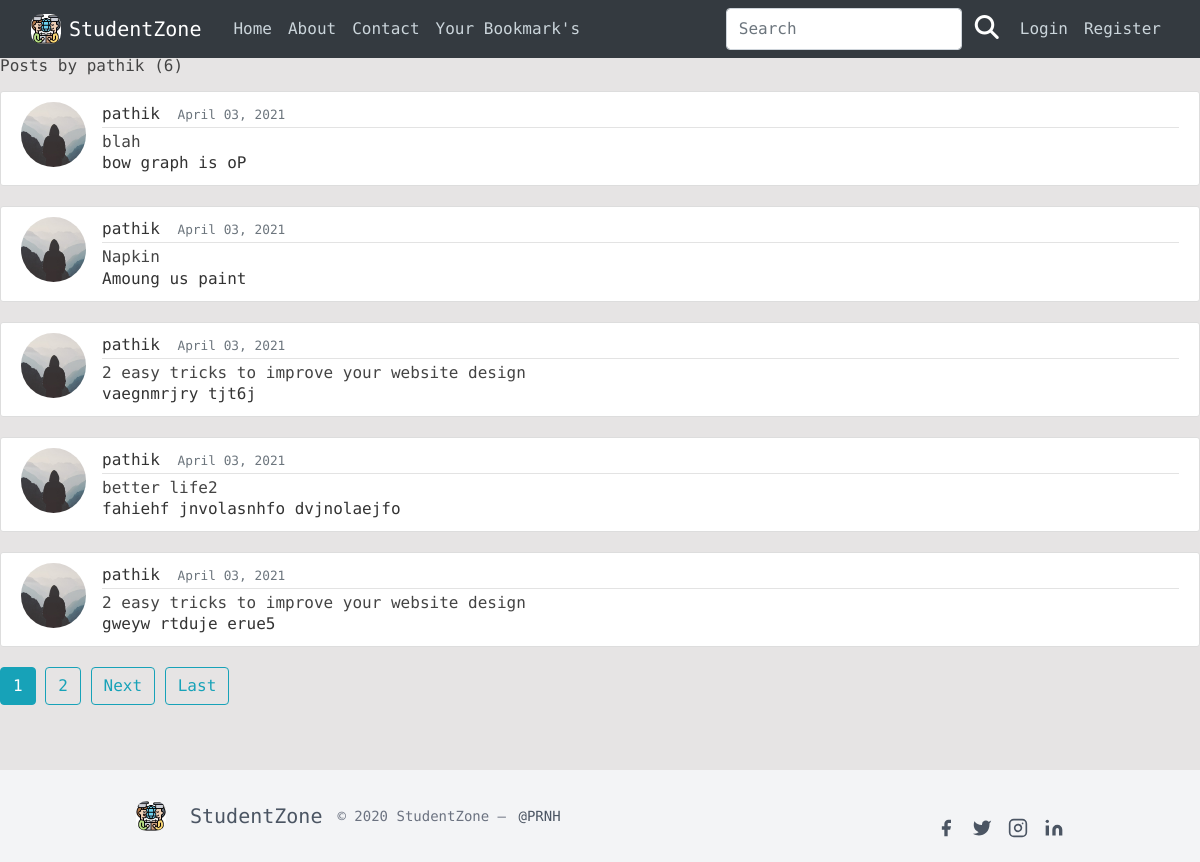
Page /user/pathik on the earlier database version.
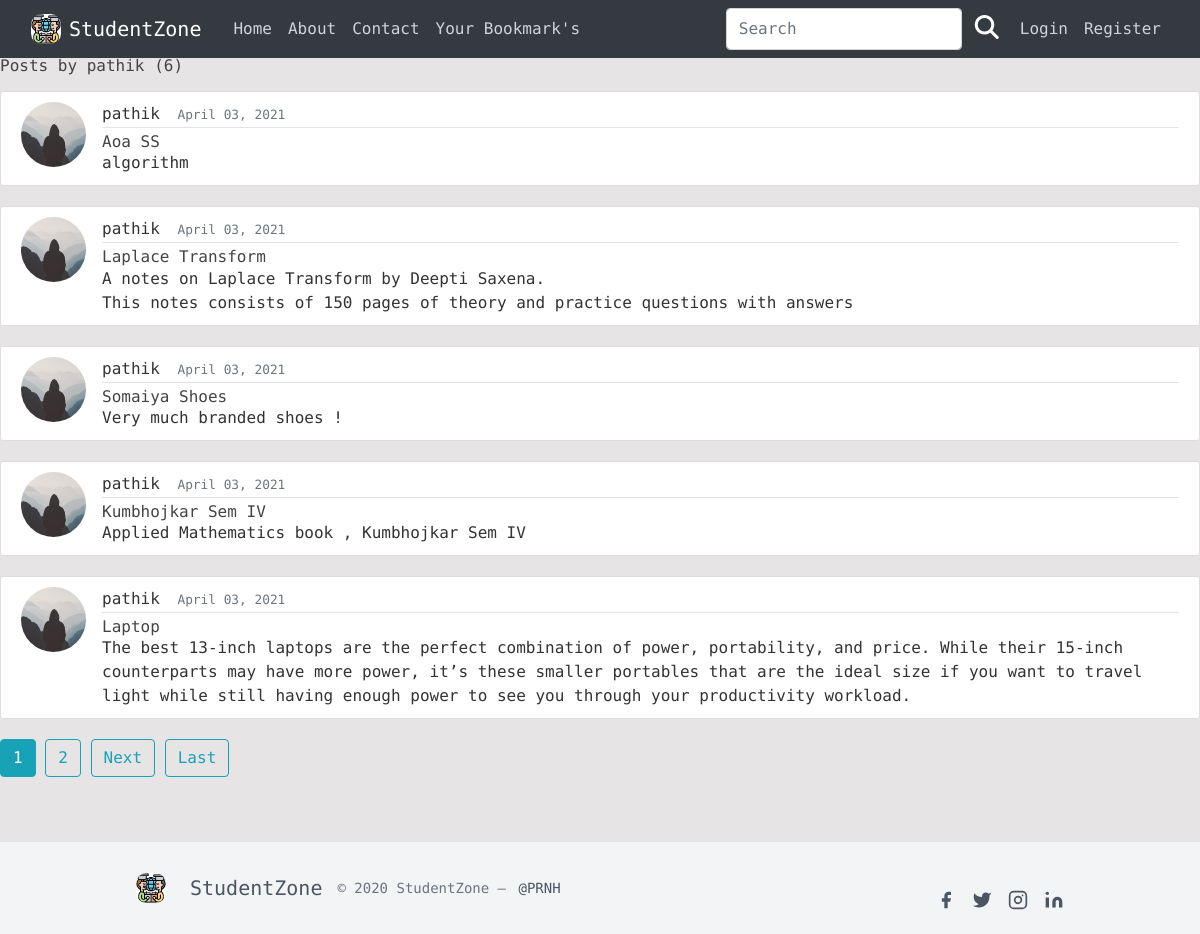
Same page on the later database version.
### blog/models.py (models this page shows, shortened)
class Post(models.Model):
    title = models.CharField(max_length=100)
    prod_img = models.ImageField(
        default='default_thumbnail.png', upload_to='Product_images')
    price = models.DecimalField(
        max_digits=10, decimal_places=2, null=False, default=0.00)
    content = models.TextField()
    date_posted = models.DateTimeField(default=timezone.now)
    author = models.ForeignKey(User, on_delete=models.CASCADE)
    category = models.CharField(
        max_length=30, choices=Category_choices, default='Miscellenous')
    bookmark = models.ManyToManyField(User, related_name='bookmark')

### users/models.py (models this page shows, shortened)
class Profile(models.Model):
    user = models.OneToOneField(User, on_delete=models.CASCADE)
    image = models.ImageField(default='default.jpg', upload_to='profile_pics')

### blog/views.py (the view)
# urls.py: path('user/<str:username>', UserPostListView.as_view(), name='user-posts'),
class UserPostListView(ListView):
    model = Post
    template_name = 'blog/user_posts.html'  # <app>/<model>_<viewtype>.html
    context_object_name = 'posts'
    paginate_by = 5
    def get_queryset(self):
        user = get_object_or_404(User, username=self.kwargs.get('username'))
        return Post.objects.filter(author=user).order_by('-date_posted')

### blog/templates/blog/user_posts.html (shortened to what this page needs)
{% extends "blog/base.html" %}
{% block content %}
    <h1 class="mb-3">Posts by {{ view.kwargs.username }} ({{ page_obj.paginator.count }})</h1>
    {% for post in posts %}
        <article class="media content-section">
          <img class="rounded-circle article-img" src="{{ post.author.profile.image.url }}">
          <div class="media-body">
            <div class="article-metadata">
              <a class="mr-2" href="{% url 'user-posts' post.author.username %}">{{ post.author }}</a>
              <small class="text-muted">{{ post.date_posted|date:"F d, Y" }}</small>
            </div>
            <h2><a class="article-title" href="{% url 'post-detail' post.id %}">{{ post.title }}</a></h2>
            <p class="article-content">{{ post.content }}</p>
          </div>
        </article>
    {% endfor %}
    {% if is_paginated %}
      {% for num in page_obj.paginator.page_range %}
        {% if page_obj.number == num %}
          <a class="btn btn-info mb-4" href="?page={{ num }}">{{ num }}</a>
        {% elif num > page_obj.number|add:'-3' and num < page_obj.number|add:'3' %}
          <a class="btn btn-outline-info mb-4" href="?page={{ num }}">{{ num }}</a>
        {% endif %}
      {% endfor %}
      {% if page_obj.has_next %}
        <a class="btn btn-outline-info mb-4" href="?page={{ page_obj.next_page_number }}">Next</a>
        <a class="btn btn-outline-info mb-4" href="?page={{ page_obj.paginator.num_pages }}">Last</a>
      {% endif %}
    {% endif %}
{% endblock content %}

### blog/templates/blog/base.html (shortened to what this page needs)
{% load static %}
<!DOCTYPE html>
<html>
<head>
  <link rel="stylesheet" href="https://maxcdn.bootstrapcdn.com/bootstrap/4.0.0/css/bootstrap.min.css"
>
  <link href="https://unpkg.com/tailwindcss@^2/dist/tailwind.min.css" rel="stylesheet">
  <link rel="stylesheet" type="text/css" href="{% static 'blog/main.css' %}">
  <link rel="stylesheet" href="https://cdnjs.cloudflare.com/ajax/libs/font-awesome/4.7.0/css/font-awesome.min.css">
</head>
<body style="margin-top: 56px; padding-right 0; background-color: #e6e4e4">
  <header class="site-header">
    <nav class="navbar navbar-expand-md navbar-dark bg-dark fixed-top">
      <div class="container-fluid">
        <img style="max-width:30px; border-radius: 35%;" class="mr-2"
          src="{%static 'blog/logo.jpg'%}"></a>
        <a class="navbar-brand mr-4" href="{% url 'blog-home' %}">StudentZone</a>
        <div class="collapse navbar-collapse" id="navbarToggle">
          <div class="navbar-nav mr-auto">
            <a class="nav-item nav-link" href="{% url 'blog-home' %}">Home</a>
            <a class="nav-item nav-link" href="{% url 'blog-about' %}">About</a>
            <a class="nav-item nav-link" href="{% url 'blog-contact' %}">Contact</a>
            <a class="nav-item nav-link" href="{% url 'bookmark-post' %}">Your Bookmark's</a>
          </div>
          <form action="{% url 'search-result' %}" method="GET">
            <div style=" display: flex;">
              <input class="form-control" style="display: inline;" type="text" name="q" placeholder="Search">
              <button type="submit" class="btn btn-success-outline"><i class="fa fa-search "
                  style="font-size:24px; color:white;"></i> </i></button>
            </div>
          </form>
          <div class="navbar-nav">
            {% if user.is_authenticated %}
            <a class="nav-item nav-link" href="{% url 'post-create' %}">Wanna Sell?</a>
            <a class="nav-item nav-link" href="{% url 'profile' %}">Hello,{{user.username}}</a>
            <a class="nav-item nav-link" href="{% url 'logout' %}">Logout</a>
            {% else %}
            <a class="nav-item nav-link" href="{% url 'login' %}">Login</a>
            <a class="nav-item nav-link" href="{% url 'register' %}">Register</a>
            {% endif %}
          </div>
        </div>
      </div>
    </nav>
  </header>
  {% block content %}{% endblock %}
  <main role="main" class="container">
    <div class="row">
      <div class="col-md-12">
      </div>
    </div>
  </main>
  <footer class="text-gray-600 body-font" style="margin-top: 5vh;">
  <div class="bg-gray-100">
    <div class="container px-5 py-6 mx-auto flex items-center sm:flex-row flex-col">
      <a class="flex title-font font-medium items-center md:justify-start justify-center text-gray-900">
      <img style="max-width:30px; border-radius: 35%;" class="mr-2"
          src="{%static 'blog/logo.jpg'%}"></a>
        <span class="ml-3 text-xl">StudentZone</span>
      <p class="text-sm text-gray-500" style="margin-top: 0px; margin-left: 15px;">© 2020 StudentZone —
        <a href="https://twitter.com/knyttneve" rel="noopener noreferrer" class="text-gray-600 ml-1" target="_blank">@PRNH</a>
      </p>
      <span class="inline-flex sm:ml-auto sm:mt-0 mt-4 justify-center sm:justify-start">
        <a class="text-gray-500">
          <svg fill="currentColor" stroke-linecap="round" stroke-linejoin="round" stroke-width="2" class="w-5 h-5" viewBox="0 0 24 24">
            <path d="M18 2h-3a5 5 0 00-5 5v3H7v4h3v8h4v-8h3l1-4h-4V7a1 1 0 011-1h3z"></path>
          </svg>
        </a>
        <a class="ml-3 text-gray-500">
          <svg fill="currentColor" stroke-linecap="round" stroke-linejoin="round" stroke-width="2" class="w-5 h-5" viewBox="0 0 24 24">
            <path d="M23 3a10.9 10.9 0 01-3.14 1.53 4.48 4.48 0 00-7.86 3v1A10.66 10.66 0 013 4s-4 9 5 13a11.64 11.64 0 01-7 2c9 5 20 0 20-11.5a4.5 4.5 0 00-.08-.83A7.72 7.72 0 0023 3z"></path>
          </svg>
        </a>
        <a class="ml-3 text-gray-500">
          <svg fill="none" stroke="currentColor" stroke-linecap="round" stroke-linejoin="round" stroke-width="2" class="w-5 h-5" viewBox="0 0 24 24">
            <rect width="20" height="20" x="2" y="2" rx="5" ry="5"></rect>
            <path d="M16 11.37A4 4 0 1112.63 8 4 4 0 0116 11.37zm1.5-4.87h.01"></path>
          </svg>
        </a>
        <a class="ml-3 text-gray-500">
          <svg fill="currentColor" stroke="currentColor" stroke-linecap="round" stroke-linejoin="round" stroke-width="0" class="w-5 h-5" viewBox="0 0 24 24">
            <path stroke="none" d="M16 8a6 6 0 016 6v7h-4v-7a2 2 0 00-2-2 2 2 0 00-2 2v7h-4v-7a6 6 0 016-6zM2 9h4v12H2z"></path>
            <circle cx="4" cy="4" r="2" stroke="none"></circle>
          </svg>
        </a>
      </span>
    </div>
  </div>
</footer>
</body>
</html>

### blog/static/blog/main.css (style rules this page uses)
body { background: #fafafa; color: #333333; margin-top: 5rem; }
h1, h2, h3, h4, h5, h6 { color: #444444; }
.site-header .navbar-nav .nav-link { color: #cbd5db; }
.content-section { background: #ffffff; padding: 10px 20px; border: 1px solid #dddddd; border-radius: 3px; margin-bottom: 20px; }
.article-title { color: #444444; }
.article-content { white-space: pre-line; }
.article-img { height: 65px; width: 65px; margin-right: 16px; }
.article-metadata { padding-bottom: 1px; margin-bottom: 4px; border-bottom: 1px solid #e3e3e3; }

Differences in the rows shown:
removed Post: author.profile.image (placeholder picture), author "pathik", date_posted "April 03, 2021", title "blah", content "bow graph is oP"
removed Post: author.profile.image (placeholder picture), author "pathik", date_posted "April 03, 2021", title "Napkin", content "Amoung us paint"
removed Post: author.profile.image (placeholder picture), author "pathik", date_posted "April 03, 2021", title "2 easy tricks to improve your website design", content "vaegnmrjry tjt6j"
removed Post: author.profile.image (placeholder picture), author "pathik", date_posted "April 03, 2021", title "better life2", content "fahiehf jnvolasnhfo dvjnolaejfo"
removed Post: author.profile.image (placeholder picture), author "pathik", date_posted "April 03, 2021", title "2 easy tricks to improve your website design", content "gweyw rtduje erue5"
added Post: author.profile.image (placeholder picture), author "pathik", date_posted "April 03, 2021", title "Aoa SS", content "algorithm"
added Post: author.profile.image (placeholder picture), author "pathik", date_posted "April 03, 2021", title "Laplace Transform", content "A notes on Laplace Transform by Deepti Saxena. This notes consists of 150 pages of theory and practice questions with answers"
added Post: author.profile.image (placeholder picture), author "pathik", date_posted "April 03, 2021", title "Somaiya Shoes", content "Very much branded shoes !"
added Post: author.profile.image (placeholder picture), author "pathik", date_posted "April 03, 2021", title "Kumbhojkar Sem IV", content "Applied Mathematics book , Kumbhojkar Sem IV"
added Post: author.profile.image (placeholder picture), author "pathik", date_posted "April 03, 2021", title "Laptop", content "The best 13-inch laptops are the perfect combination of power, portability, and price. While their 15-inch counterparts may have more power, it’s these smaller portables that are the ideal size if you want to travel light while still having enough power to see you through your productivity workload."
